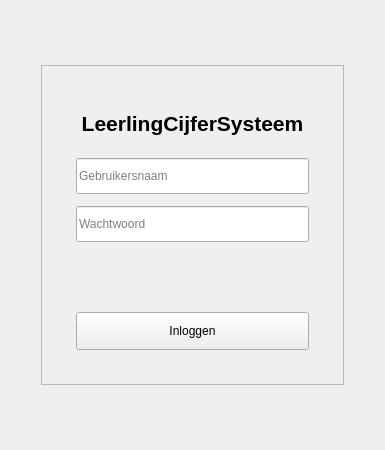
<?xml version="1.0" encoding="UTF-8"?>
<ui version="4.0">
 <class>LoginWidget</class>
 <widget class="QWidget" name="LoginWidget">
  <property name="geometry">
   <rect>
    <x>0</x>
    <y>0</y>
    <width>385</width>
    <height>450</height>
   </rect>
  </property>
  <property name="minimumSize">
   <size>
    <width>385</width>
    <height>450</height>
   </size>
  </property>
  <property name="maximumSize">
   <size>
    <width>385</width>
    <height>450</height>
   </size>
  </property>
  <property name="windowTitle">
   <string>Inloggen</string>
  </property>
  <layout class="QVBoxLayout" name="verticalLayout_2">
   <item>
    <layout class="QVBoxLayout" name="buitenste_verticalLayout">
     <property name="spacing">
      <number>10</number>
     </property>
     <property name="leftMargin">
      <number>30</number>
     </property>
     <property name="topMargin">
      <number>30</number>
     </property>
     <property name="rightMargin">
      <number>30</number>
     </property>
     <property name="bottomMargin">
      <number>30</number>
     </property>
     <item>
      <spacer name="verticalSpacer">
       <property name="orientation">
        <enum>Qt::Orientation::Vertical</enum>
       </property>
       <property name="sizeHint" stdset="0">
        <size>
         <width>20</width>
         <height>40</height>
        </size>
       </property>
      </spacer>
     </item>
     <item>
      <widget class="QFrame" name="login_card">
       <property name="minimumSize">
        <size>
         <width>300</width>
         <height>320</height>
        </size>
       </property>
       <property name="maximumSize">
        <size>
         <width>325</width>
         <height>350</height>
        </size>
       </property>
       <property name="frameShape">
        <enum>QFrame::Shape::StyledPanel</enum>
       </property>
       <layout class="QVBoxLayout" name="verticalLayout">
        <item>
         <layout class="QVBoxLayout" name="Binnenste_verticalLayout">
          <property name="spacing">
           <number>12</number>
          </property>
          <property name="leftMargin">
           <number>25</number>
          </property>
          <property name="topMargin">
           <number>25</number>
          </property>
          <property name="rightMargin">
           <number>25</number>
          </property>
          <property name="bottomMargin">
           <number>25</number>
          </property>
          <item>
           <widget class="QLabel" name="lbl_title">
            <property name="font">
             <font>
              <pointsize>16</pointsize>
              <bold>true</bold>
             </font>
            </property>
            <property name="text">
             <string>LeerlingCijferSysteem</string>
            </property>
            <property name="alignment">
             <set>Qt::AlignmentFlag::AlignCenter</set>
            </property>
           </widget>
          </item>
          <item>
           <widget class="QLineEdit" name="input_username">
            <property name="minimumSize">
             <size>
              <width>0</width>
              <height>36</height>
             </size>
            </property>
            <property name="placeholderText">
             <string>Gebruikersnaam</string>
            </property>
           </widget>
          </item>
          <item>
           <widget class="QLineEdit" name="input_password">
            <property name="minimumSize">
             <size>
              <width>0</width>
              <height>36</height>
             </size>
            </property>
            <property name="echoMode">
             <enum>QLineEdit::EchoMode::Password</enum>
            </property>
            <property name="placeholderText">
             <string>Wachtwoord</string>
            </property>
           </widget>
          </item>
          <item>
           <widget class="QLabel" name="lbl_error">
            <property name="styleSheet">
             <string>color: red;</string>
            </property>
            <property name="text">
             <string/>
            </property>
            <property name="alignment">
             <set>Qt::AlignmentFlag::AlignCenter</set>
            </property>
           </widget>
          </item>
          <item>
           <widget class="QPushButton" name="btn_login">
            <property name="minimumSize">
             <size>
              <width>0</width>
              <height>38</height>
             </size>
            </property>
            <property name="text">
             <string>Inloggen</string>
            </property>
           </widget>
          </item>
         </layout>
        </item>
       </layout>
      </widget>
     </item>
     <item>
      <spacer name="verticalSpacer_2">
       <property name="orientation">
        <enum>Qt::Orientation::Vertical</enum>
       </property>
       <property name="sizeHint" stdset="0">
        <size>
         <width>20</width>
         <height>40</height>
        </size>
       </property>
      </spacer>
     </item>
    </layout>
   </item>
  </layout>
 </widget>
 <tabstops>
  <tabstop>input_username</tabstop>
  <tabstop>input_password</tabstop>
  <tabstop>btn_login</tabstop>
 </tabstops>
 <resources/>
 <connections/>
</ui>
